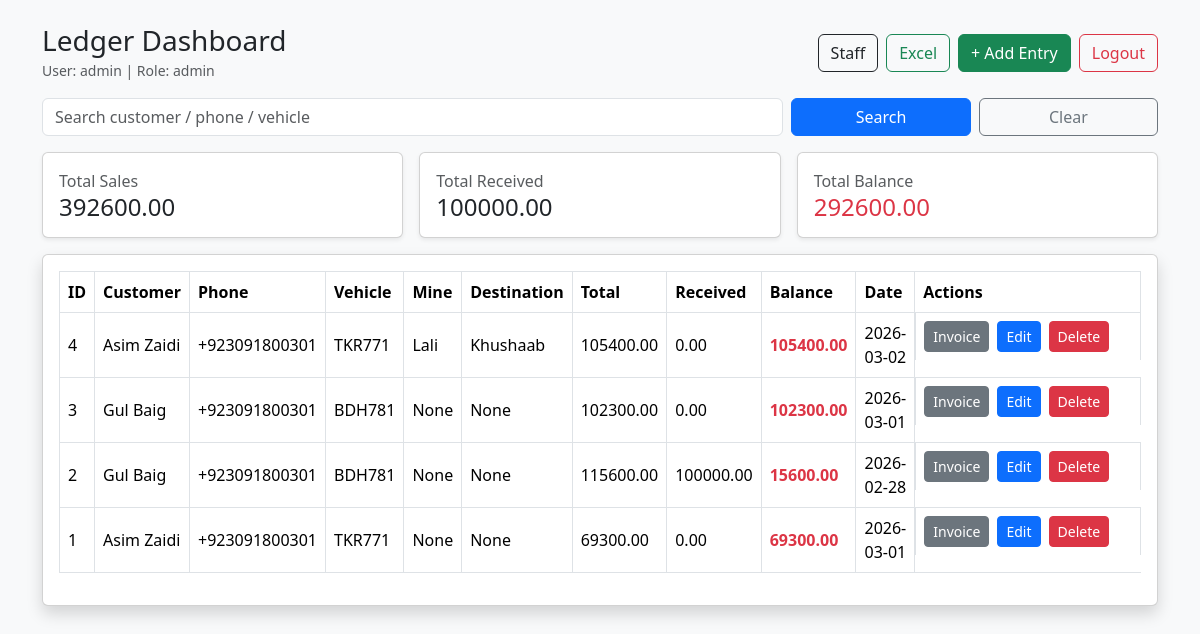
The app's page /dashboard (signed in) with its own data.
### models.py (models this page shows)
class Ledger(Base):
    __tablename__ = "ledger"
    id = Column(Integer, primary_key=True, index=True)
    customer_name = Column(String, nullable=False)
    phone = Column(String, nullable=False)
    address = Column(String, nullable=True)
    vehicle_no = Column(String, nullable=True)
    source_mine = Column(String, nullable=True)
    destination = Column(String, nullable=True)
    unit = Column(Float, default=0)
    rate = Column(Float, default=0)
    total = Column(Float, default=0)
    received = Column(Float, default=0)
    balance = Column(Float, default=0)
    date = Column(String, nullable=False)

### main.py (the view)
@app.get("/dashboard", response_class=HTMLResponse)
def dashboard(request: Request, q: str = "", db: Session = Depends(get_db)):
    if not require_login(request):
        return RedirectResponse("/", status_code=303)
    query = db.query(Ledger)
    if q.strip():
        s = f"%{q.strip()}%"
        query = query.filter(
            (Ledger.customer_name.ilike(s)) |
            (Ledger.phone.ilike(s)) |
            (Ledger.vehicle_no.ilike(s))
        )
    entries = query.order_by(Ledger.id.desc()).all()
    total_sales = sum(float(e.total or 0) for e in entries)
    total_received = sum(float(e.received or 0) for e in entries)
    total_balance = sum(float(e.balance or 0) for e in entries)
    return templates.TemplateResponse("dashboard.html", {
        "request": request,
        "entries": entries,
        "role": request.session.get("role"),
        "user": request.session.get("user"),
        "q": q,
        "total_sales": total_sales,
        "total_received": total_received,
        "total_balance": total_balance,
    })

### templates/dashboard.html (shortened to what this page needs)
<!DOCTYPE html>
<html>
<head>
  <link href="https://cdn.jsdelivr.net/npm/bootstrap@5.3.2/dist/css/bootstrap.min.css" rel="stylesheet">
</head>
<body class="bg-light">
  <div class="container mt-4">
    <div class="d-flex justify-content-between align-items-center mb-3">
      <div>
        <h3 class="mb-0">Ledger Dashboard</h3>
        <small class="text-muted">User: {{ user }} | Role: {{ role }}</small>
      </div>
      <div class="d-flex gap-2">
        {% if role == 'admin' %}
          <a class="btn btn-outline-dark" href="/staff">Staff</a>
        {% endif %}
        <a class="btn btn-outline-success" href="/export/excel?q={{ q }}">Excel</a>
        <a class="btn btn-success" href="/add">+ Add Entry</a>
        <a class="btn btn-outline-danger" href="/logout">Logout</a>
      </div>
    </div>
    <form class="row g-2 mb-3" method="get" action="/dashboard">
      <div class="col-md-8">
        <input class="form-control" name="q" value="{{ q }}" placeholder="Search customer / phone / vehicle">
      </div>
      <div class="col-md-2">
        <button class="btn btn-primary w-100">Search</button>
      </div>
      <div class="col-md-2">
        <a class="btn btn-outline-secondary w-100" href="/dashboard">Clear</a>
      </div>
    </form>
    <div class="row g-3 mb-3">
      <div class="col-md-4">
        <div class="card shadow-sm"><div class="card-body">
          <div class="text-muted">Total Sales</div>
          <h4 class="mb-0">{{ '%.2f'|format(total_sales) }}</h4>
        </div></div>
      </div>
      <div class="col-md-4">
        <div class="card shadow-sm"><div class="card-body">
          <div class="text-muted">Total Received</div>
          <h4 class="mb-0">{{ '%.2f'|format(total_received) }}</h4>
        </div></div>
      </div>
      <div class="col-md-4">
        <div class="card shadow-sm"><div class="card-body">
          <div class="text-muted">Total Balance</div>
          <h4 class="mb-0 text-danger">{{ '%.2f'|format(total_balance) }}</h4>
        </div></div>
      </div>
    </div>
    <div class="card shadow">
      <div class="card-body">
        <table class="table table-bordered table-hover align-middle">
          <thead>
            <tr>
              <th>ID</th>
              <th>Customer</th>
              <th>Phone</th>
              <th>Vehicle</th>
              <th>Mine</th>
              <th>Destination</th>
              <th>Total</th>
              <th>Received</th>
              <th>Balance</th>
              <th>Date</th>
              <th style="width:260px;">Actions</th>
            </tr>
          </thead>
          <tbody>
            {% for e in entries %}
            <tr>
              <td>{{ e.id }}</td>
              <td>{{ e.customer_name }}</td>
              <td>{{ e.phone }}</td>
              <td>{{ e.vehicle_no }}</td>
              <td>{{ e.source_mine }}</td>
              <td>{{ e.destination }}</td>
              <td>{{ '%.2f'|format(e.total) }}</td>
              <td>{{ '%.2f'|format(e.received) }}</td>
              <td class="{% if e.balance > 0 %}text-danger fw-bold{% else %}text-success{% endif %}">
                {{ '%.2f'|format(e.balance) }}
              </td>
              <td>{{ e.date }}</td>
              <td class="d-flex gap-2">
                <a class="btn btn-sm btn-secondary" href="/invoice/{{ e.id }}">Invoice</a>
                <a class="btn btn-sm btn-primary" href="/edit/{{ e.id }}">Edit</a>
                {% if role == 'admin' %}
                  <a class="btn btn-sm btn-danger" href="/delete/{{ e.id }}"
                     onclick="return confirm('Delete entry?');">Delete</a>
                {% endif %}
              </td>
            </tr>
            {% endfor %}
          </tbody>
        </table>
      </div>
    </div>
  </div>
</body>
</html>

### records on screen
Ledger: id "4", customer_name "Asim Zaidi", phone "+923091800301", vehicle_no "TKR771", source_mine "Lali", destination "Khushaab", total "105400.00", received "0.00", balance "105400.00", date "2026-03-02"
Ledger: id "3", customer_name "Gul Baig", phone "+923091800301", vehicle_no "BDH781", source_mine "None", destination "None", total "102300.00", received "0.00", balance "102300.00", date "2026-03-01"
Ledger: id "2", customer_name "Gul Baig", phone "+923091800301", vehicle_no "BDH781", source_mine "None", destination "None", total "115600.00", received "100000.00", balance "15600.00", date "2026-02-28"
Ledger: id "1", customer_name "Asim Zaidi", phone "+923091800301", vehicle_no "TKR771", source_mine "None", destination "None", total "69300.00", received "0.00", balance "69300.00", date "2026-03-01"

### other values on screen
{{ user }} "admin"
{{ role }} "admin"
{{ '%.2f'|format(total_sales) }} "392600.00"
{{ '%.2f'|format(total_received) }} "100000.00"
{{ '%.2f'|format(total_balance) }} "292600.00"
